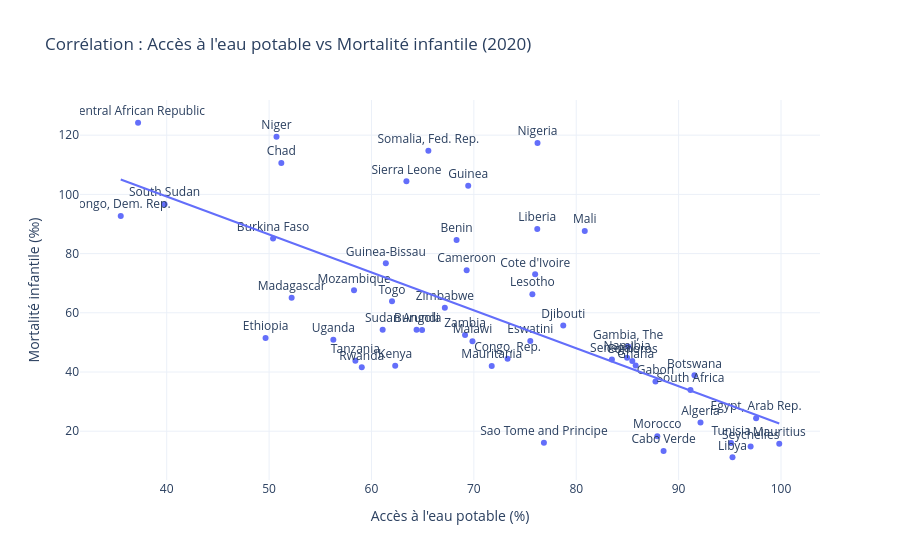

This figure's notebook cell:
### Markdown cell above
### 5.4 Corrélation : Accès à l'eau potable vs Mortalité infantile

### Code cell
query = """
WITH eau AS (
    SELECT pays_code, annee, valeur AS acces_eau
    FROM fait_valeurs WHERE indicateur_code = 'SH.H2O.BASW.ZS'
),
mortalite AS (
    SELECT pays_code, annee, valeur AS mortalite
    FROM fait_valeurs WHERE indicateur_code = 'SH.DYN.MORT'
)
SELECT eau.pays_code, eau.annee, eau.acces_eau, mortalite.mortalite, p.nom
FROM eau
JOIN mortalite ON eau.pays_code = mortalite.pays_code AND eau.annee = mortalite.annee
JOIN dim_pays p ON eau.pays_code = p.code_iso3
WHERE eau.acces_eau IS NOT NULL AND mortalite.mortalite IS NOT NULL AND eau.annee = 2020
"""
df_corr = conn.execute(query).fetchdf()

fig = px.scatter(
    df_corr,
    x="acces_eau", y="mortalite", text="nom",
    title="Corrélation : Accès à l'eau potable vs Mortalité infantile (2020)",
    labels={"acces_eau": "Accès à l'eau potable (%)", "mortalite": "Mortalité infantile (‰)"},
    trendline="ols",
)
fig.update_traces(textposition="top center")
fig.update_layout(template="plotly_white")
fig.show()

### Figure 1 — Plotly figure (JSON) as saved in the notebook; plotly's stock layout.template omitted (floating-point values rounded to 4 significant figures)
{"data": [{"hovertemplate": "Accès à l'eau potable (%)=%{x}<br>Mortalité infantile (‰)=%{y}<br>nom=%{text}<extra></extra>", "legendgroup": "", "marker": {"color": "#636efa", "symbol": "circle"}, "mode": "markers+text", "name": "", "orientation": "v", "showlegend": false, "text": ["Angola", "Burundi", "Benin", "Burkina Faso", "Botswana", "Central African Republic", "Cote d'Ivoire", "Cameroon", "Congo, Dem. Rep.", "Congo, Rep.", "Comoros", "Cabo Verde", "Djibouti", "Algeria", "Egypt, Arab Rep.", "Ethiopia", "Gabon", "Ghana", "Guinea", "Gambia, The", "Guinea-Bissau", "Kenya", "Liberia", "Libya", "Lesotho", "Morocco", "Madagascar", "Mali", "Mozambique", "Mauritania", "Mauritius", "Malawi", "Namibia", "Niger", "Nigeria", "Rwanda", "Sudan", "Senegal", "Sierra Leone", "Somalia, Fed. Rep.", "South Sudan", "Sao Tome and Principe", "Eswatini", "Seychelles", "Chad", "Togo", "Tunisia", "Tanzania", "Uganda", "South Africa", "Zambia", "Zimbabwe"], "textposition": "top center", "type": "scatter", "x": [64.94, 64.4, 68.31, 50.39, 91.55, 37.2, 75.99, 69.3, 35.51, 73.29, 85.48, 88.53, 78.73, 92.14, 97.57, 49.66, 87.74, 85.81, 69.45, 85.07, 61.4, 62.32, 76.19, 95.26, 75.72, 87.92, 52.2, 80.83, 58.29, 71.75, 99.83, 69.86, 84.97, 50.73, 76.22, 59.05, 61.09, 83.49, 63.41, 65.56, 39.79, 76.84, 75.51, 97.03, 51.2, 62.01, 95.12, 58.43, 56.28, 91.16, 69.14, 67.17], "xaxis": "x", "y": [54.2, 54.3, 84.6, 85.1, 38.9, 124.2, 73.0, 74.4, 92.7, 44.5, 43.7, 13.3, 55.7, 22.9, 24.4, 51.5, 36.8, 42.2, 102.9, 48.6, 76.7, 42.1, 88.3, 11.2, 66.3, 18.3, 65.1, 87.6, 67.6, 42.0, 15.8, 50.4, 44.8, 119.5, 117.4, 41.6, 54.3, 44.2, 104.4, 114.7, 96.7, 16.1, 50.5, 14.8, 110.6, 63.9, 16.0, 43.8, 50.9, 33.9, 52.5, 61.7], "yaxis": "y"}, {"hovertemplate": "<b>OLS trendline</b><br>mortalite = -1.28157 * acces_eau + 150.535<br>R<sup>2</sup>=0.461001<br><br>Accès à l'eau potable (%)=%{x}<br>Mortalité infantile (‰)=%{y} <b>(trend)</b><extra></extra>", "legendgroup": "", "marker": {"color": "#636efa", "symbol": "circle"}, "mode": "lines", "name": "", "showlegend": false, "textposition": "top center", "type": "scatter", "x": [35.51, 37.2, 39.79, 49.66, 50.39, 50.73, 51.2, 52.2, 56.28, 58.29, 58.43, 59.05, 61.09, 61.4, 62.01, 62.32, 63.41, 64.4, 64.94, 65.56, 67.17, 68.31, 69.14, 69.3, 69.45, 69.86, 71.75, 73.29, 75.51, 75.72, 75.99, 76.19, 76.22, 76.84, 78.73, 80.83, 83.49, 84.97, 85.07, 85.48, 85.81, 87.74, 87.92, 88.53, 91.16, 91.55, 92.14, 95.12, 95.26, 97.03, 97.57, 99.83], "xaxis": "x", "y": [105.0, 102.9, 99.54, 86.9, 85.96, 85.53, 84.92, 83.63, 78.41, 75.83, 75.65, 74.85, 72.24, 71.84, 71.07, 70.67, 69.27, 68.0, 67.3, 66.52, 64.46, 62.99, 61.93, 61.72, 61.53, 61.0, 58.59, 56.6, 53.76, 53.5, 53.15, 52.89, 52.85, 52.06, 49.63, 46.94, 43.54, 41.64, 41.51, 40.99, 40.57, 38.09, 37.86, 37.07, 33.71, 33.21, 32.45, 28.63, 28.45, 26.18, 25.49, 22.6], "yaxis": "y"}], "layout": {"legend": {"tracegroupgap": 0}, "title": {"text": "Corrélation : Accès à l'eau potable vs Mortalité infantile (2020)"}, "xaxis": {"anchor": "y", "domain": [0, 1], "title": {"text": "Accès à l'eau potable (%)"}}, "yaxis": {"anchor": "x", "domain": [0, 1], "title": {"text": "Mortalité infantile (‰)"}}}}
